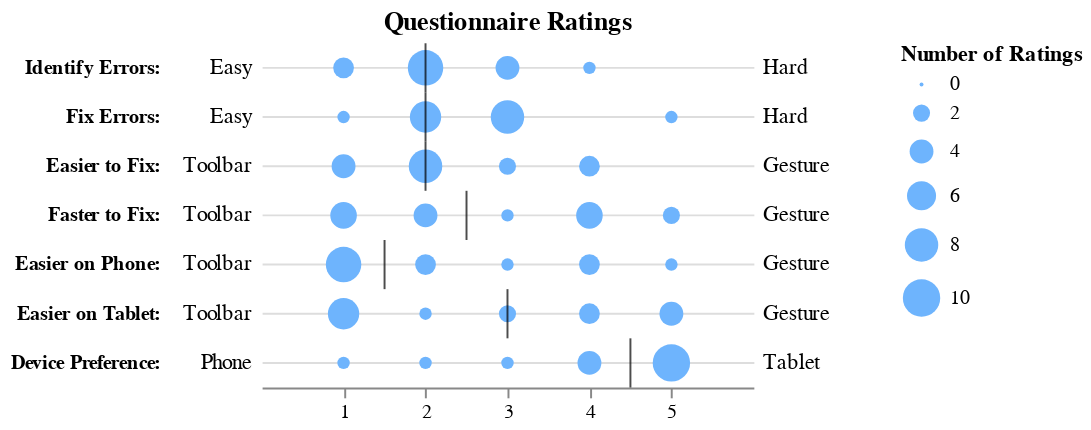

This figure's notebook cell:
### Code cell
data Errors = IE | FE | EF | FF | EP | ET | DP | TBL | TBR

fromE IE = "Identify Errors:"
fromE FE = "Fix Errors:"
fromE EF = "Easier to Fix:"
fromE FF = "Faster to Fix:"
fromE EP = "Easier on Phone:"
fromE ET = "Easier on Tablet:"
fromE DP = "Device Preference:"
fromE TBL = "Tablet_First"
fromE TBR = "Toolbar_First"

layerLikert =
    let label = description "Likert Scale Ratings Distributions and Medians. (Figure 9 from @jhoffswell and @zcliu's ['Interactive Repair of Tables Extracted from PDF Documents on Mobile Devices'](https://idl.cs.washington.edu/files/2019-InteractiveTableRepair-CHI.pdf))"
        titleOpt = title "Questionnaire Ratings" []
        viewOpt = viewBackground [VBStroke Nothing]

        mData = [ (IE, 1.999976, "Easy", "Hard")
                , (FE, 2, "Easy", "Hard")
                , (EF, 1.999969, "Toolbar", "Gesture")
                , (FF, 2.500045, "Toolbar", "Gesture")
                , (EP, 1.500022, "Toolbar", "Gesture")
                , (ET, 2.99998, "Toolbar", "Gesture")
                , (DP, 4.500007, "Phone", "Tablet") ]
        mRow (name, med, lo, hi) = dataRow [("name", Str (fromE name)), ("median", Number med), ("lo", Str lo), ("hi", Str hi)]
        medians = dataFromRows [] (foldr (($) . mRow) [] mData)

        vData = [ ("P1", [2, 2, 3, 4, 2, 5, 5, 1, 1])
                , ("P2", [2, 3, 4, 5, 5, 5, 5, 1, 1])
                , ("P3", [2, 2, 2, 1, 2, 1, 5, 1, 0])
                , ("P4", [3, 3, 2, 2, 4, 1, 5, 1, 0])
                , ("P5", [2, 2, 4, 4, 4, 5, 5, 0, 1])
                , ("P6", [1, 3, 3, 4, 4, 4, 4, 0, 1])
                , ("P7", [2, 3, 4, 5, 3, 2, 4, 0, 0])
                , ("P8", [3, 1, 2, 4, 2, 5, 5, 0, 0])
                , ("P9", [2, 3, 2, 4, 1, 4, 4, 1, 1])
                , ("P10", [2, 2, 1, 1, 1, 1, 5, 1, 1])
                , ("P11", [2, 2, 1, 1, 1, 1, 4, 1, 0])
                , ("P12", [1, 3, 2, 3, 1, 3, 3, 0, 1])
                , ("P13", [2, 2, 1, 1, 1, 1, 5, 0, 0])
                , ("P14", [3, 3, 2, 2, 1, 1, 1, 1, 1])
                , ("P15", [4, 5, 1, 1, 1, 1, 5, 1, 0])
                , ("P16", [1, 3, 2, 2, 1, 4, 5, 0, 1])
                , ("P17", [3, 2, 2, 2, 1, 3, 2, 0, 0])
                ]

        names = [IE, FE, EF, FF, EP, ET, DP, TBL, TBR]
        v1Row pid = dataRow [("value", Str pid), ("name", Str "Participant ID"), ("id", Str pid)]
        v2Row pid (value, name) = dataRow [("value", Number value), ("name", Str (fromE name)), ("id", Str pid)]
        vRow (pid, vs) = v1Row pid (foldr (($) . v2Row pid) [] (zip vs names)) 
        values = dataFromRows [] (concatMap vRow vData)
        
        dsets = datasets [("medians", medians), ("values", values)]
        yAxis = [AxDomain False, AxOffset 50, AxLabelFontWeight Bold, AxTicks False, AxGrid True, AxNoTitle]
        enc = encoding
                . position Y [PName "name", PmType Nominal, PSort [], PAxis yAxis]

        trans1 = transform
                   . filter (FExpr "datum.name != 'Toolbar_First'")
                   . filter (FExpr "datum.name != 'Tablet_First'")
                   . filter (FExpr "datum.name != 'Participant ID'")
        enc1 = encoding
                  . position X [ PName "value", PmType Quantitative
                               , PScale [SDomain (DNumbers [0, 6])]
                               , PAxis [AxGrid False, AxValues (Numbers [1, 2, 3, 4, 5])]
                               ]
                  . size [ MAggregate Count, MmType Quantitative
                         , MLegend [LTitle "Number of Ratings", LOffset 75]
                         ]
                  . color [MString "#6EB4FD"]                  
        lyr1 = [mark Circle [], dataFromSource "values" [], trans1 [], enc1 []]

        enc2 = encoding
                 . position X [ PName "median", PmType Quantitative
                              , PScale [SDomain (DNumbers [1, 5])], PAxis [AxNoTitle]
                              ]
                 . color [MString "black"]
        lyr2 = [mark Tick [], enc2 []]

        lyr3 = [ mark Text [MX (-5), MAlign AlignRight]
               , encoding (text [TName "lo", TmType Nominal] [])
               ]
               
        lyr4 = [ mark Text [MX 255, MAlign AlignLeft]
               , encoding (text [TName "hi", TmType Nominal] [])
               ]
               
        lyr = layer (map asSpec [lyr1, lyr2, lyr3, lyr4])
        vlOpts = [ label, titleOpt, height 175, width 250, viewOpt
                 , enc [], dsets, dsets, dataFromSource "medians" []
                 , lyr
                 ]
         
    in toVegaLite vlOpts
    
vlShow layerLikert

### Figure 1 — Vega-Lite specification as saved in the notebook (floating-point values rounded to 4 significant figures; data arrays with more than 128 entries replaced by an {"elided": "..."} marker saying what was removed)
{"$schema": "https://vega.github.io/schema/vega-lite/v3.json", "data": {"name": "medians"}, "datasets": {"medians": [{"hi": "Hard", "lo": "Easy", "median": 2.0, "name": "Identify Errors:"}, {"hi": "Hard", "lo": "Easy", "median": 2, "name": "Fix Errors:"}, {"hi": "Gesture", "lo": "Toolbar", "median": 2.0, "name": "Easier to Fix:"}, {"hi": "Gesture", "lo": "Toolbar", "median": 2.5, "name": "Faster to Fix:"}, {"hi": "Gesture", "lo": "Toolbar", "median": 1.5, "name": "Easier on Phone:"}, {"hi": "Gesture", "lo": "Toolbar", "median": 3.0, "name": "Easier on Tablet:"}, {"hi": "Tablet", "lo": "Phone", "median": 4.5, "name": "Device Preference:"}], "values": {"elided": "170 records"}}, "description": "Likert Scale Ratings Distributions and Medians. (Figure 9 from @jhoffswell and @zcliu's ['Interactive Repair of Tables Extracted from PDF Documents on Mobile Devices'](https://idl.cs.washington.edu/files/2019-InteractiveTableRepair-CHI.pdf))", "encoding": {"y": {"axis": {"domain": false, "grid": true, "labelFontWeight": "bold", "offset": 50, "ticks": false, "title": null}, "field": "name", "sort": null, "type": "nominal"}}, "height": 175, "layer": [{"data": {"name": "values"}, "encoding": {"color": {"value": "#6EB4FD"}, "size": {"aggregate": "count", "legend": {"offset": 75, "title": "Number of Ratings"}, "type": "quantitative"}, "x": {"axis": {"grid": false, "values": [1, 2, 3, 4, 5]}, "field": "value", "scale": {"domain": [0, 6]}, "type": "quantitative"}}, "mark": "circle", "transform": [{"filter": "datum.name != 'Toolbar_First'"}, {"filter": "datum.name != 'Tablet_First'"}, {"filter": "datum.name != 'Participant ID'"}]}, {"encoding": {"color": {"value": "black"}, "x": {"axis": {"title": null}, "field": "median", "scale": {"domain": [1, 5]}, "type": "quantitative"}}, "mark": "tick"}, {"encoding": {"text": {"field": "lo", "type": "nominal"}}, "mark": {"align": "right", "type": "text", "x": -5}}, {"encoding": {"text": {"field": "hi", "type": "nominal"}}, "mark": {"align": "left", "type": "text", "x": 255}}], "title": "Questionnaire Ratings", "view": {"stroke": null}, "width": 250}
